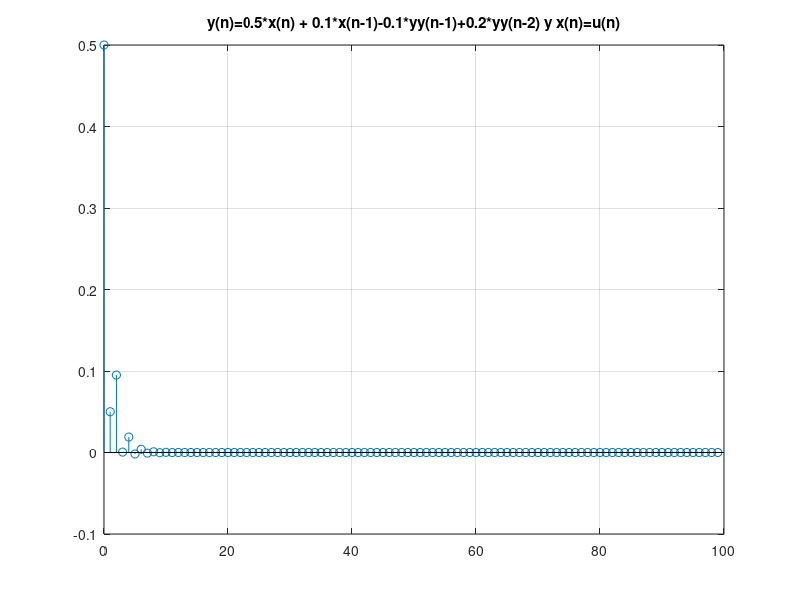

Write the MATLAB code that produced this figure.
clear all
clc

c=100
nn=1:1:c;
x=zeros(1,c);
x(1)=1;
stem(x)

yy=[0.5 0.05];
for n = 3:length(nn)
    
  y=0.5*x(n) + 0.1*x(n-1)-0.1*yy(n-1)+0.2*yy(n-2);
%    y=x(n)-0.5*x(n-1) + 0.25*x(n-2)
    yy=[yy y];
end
stem((0:1:c-1),yy)
title(['y(n)=0.5*x(n) + 0.1*x(n-1)-0.1*yy(n-1)+0.2*yy(n-2) y x(n)=u(n)'])
grid on

